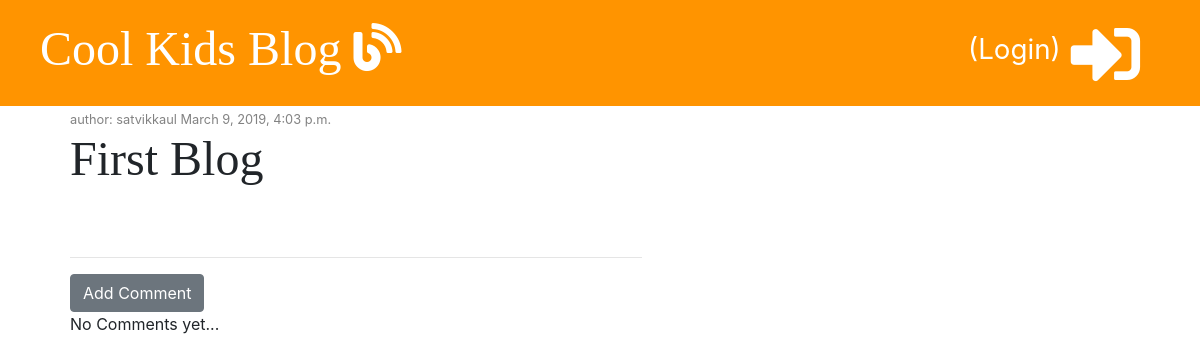
The app's page /post/1/ with its own data.
### blog/models.py (models this page shows, shortened)
class Post(models.Model):
    author = models.ForeignKey('auth.User', on_delete=models.CASCADE)
    title = models.CharField(max_length=200)
    text = models.TextField()
    created_date = models.DateTimeField(default=timezone.now)
    published_date = models.DateTimeField(blank=True, null=True)

### blog/views.py (the view)
# urls.py: path('post/<int:pk>/', views.post_detail, name='post_detail'),
def post_detail(request, pk):
    post = get_object_or_404(Post, pk=pk)
    stuff_for_frontend = {'post' : post}
    return render(request, 'blog/post_detail.html', stuff_for_frontend)

### blog/templatetags/markdownify.py (called while the page is built)
@register.filter
def markdown(value):
    renderer = HighlightRenderer()
    markdown = mistune.Markdown(renderer=renderer)
    return markdown(value)

### blog/templates/blog/post_detail.html (shortened to what this page needs)
{% extends 'blog/base.html' %}
{% load markdownify %}
{% block content %}
    <div class="post">
        {% if post.published_date %}
            <div class="date">
                <small> author: {{ post.author }} {{ post.published_date }}</small>
            </div>
            {% else %}
                  <a href="{% url 'post_publish' pk=post.pk %}" class="btn btn-primary" style="float:right; margin-top:5px">Publish</a>
        {% endif %}
        <h1>{{ post.title }}</h1>
    </div>
    <hr>
    <a href="{% url 'add_comment_to_post' pk=post.pk %}" class="btn btn-secondary">Add Comment</a>
    {% for comment in post.comments.all %}
        {% if user.is_authenticated or comment.approved %}
        <div class="comment">
          <div class="date">
            {{ comment.created_date }}
          </div>
          {% if not comment.approved and user.is_superuser %}
              <a href="{% url 'comment_approve' pk=comment.pk %}"><i class="fas fa-check"></i></a>
              <a href="{% url 'comment_remove' pk=comment.pk %}" class="btn btn-success"><i class="far fa-trash-alt"></i></a>
              {% endif %}
          <strong>{{ comment.author }}</strong>
          <p>{{ comment.text | markdown | safe | linebreaksbr }}</p>
        </div>
        {% endif %}
    {% empty %}
          <p>No Comments yet...</p>
    {% endfor %}
{% endblock %}

### blog/static/css/blog.css (style rules this page uses)
h1, h2, h3, h4 { font-family: 'Tangerine', 'Inconsolata' , 'Droid Sans', serif; font-size: 48px; }
.date { color: #828282; }
.post { margin-bottom: 70px; }

### records on screen
Post: author "satvikkaul", published_date "March 9, 2019, 4:03 p.m.", title "First Blog"
